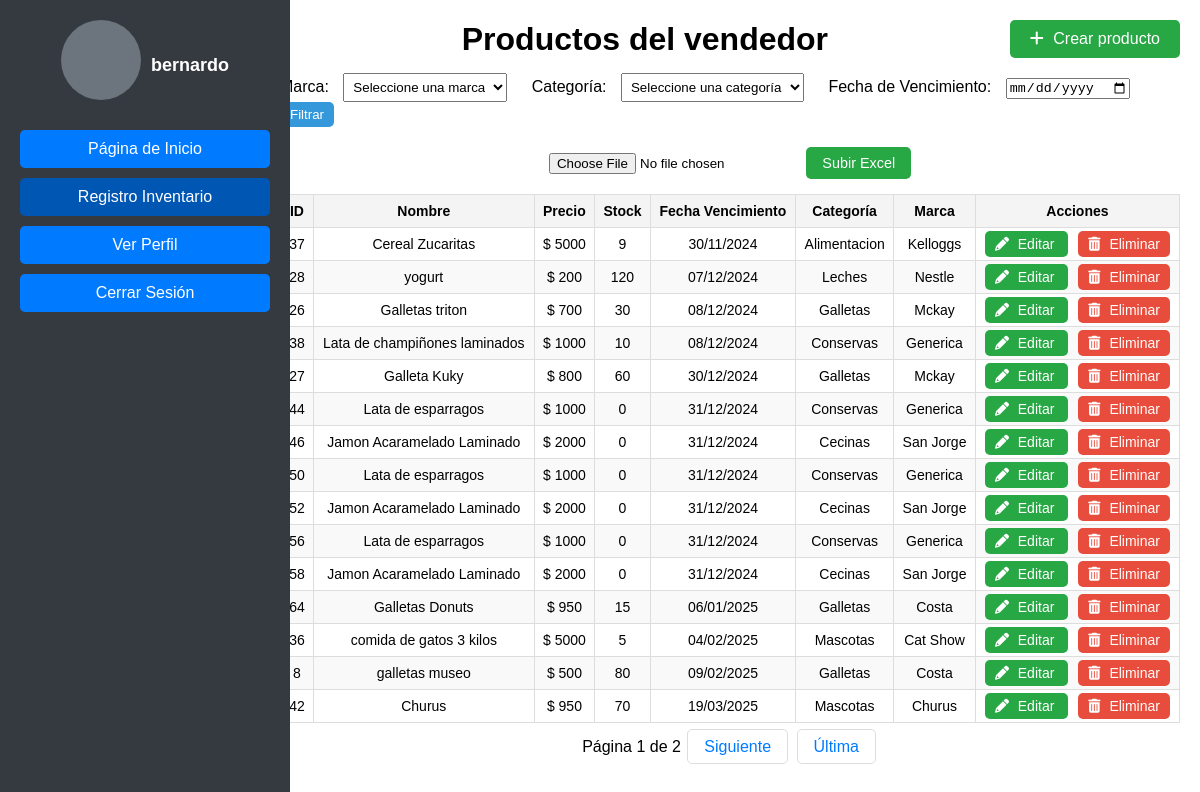
The app's page /vendedor/ (signed in), older data.
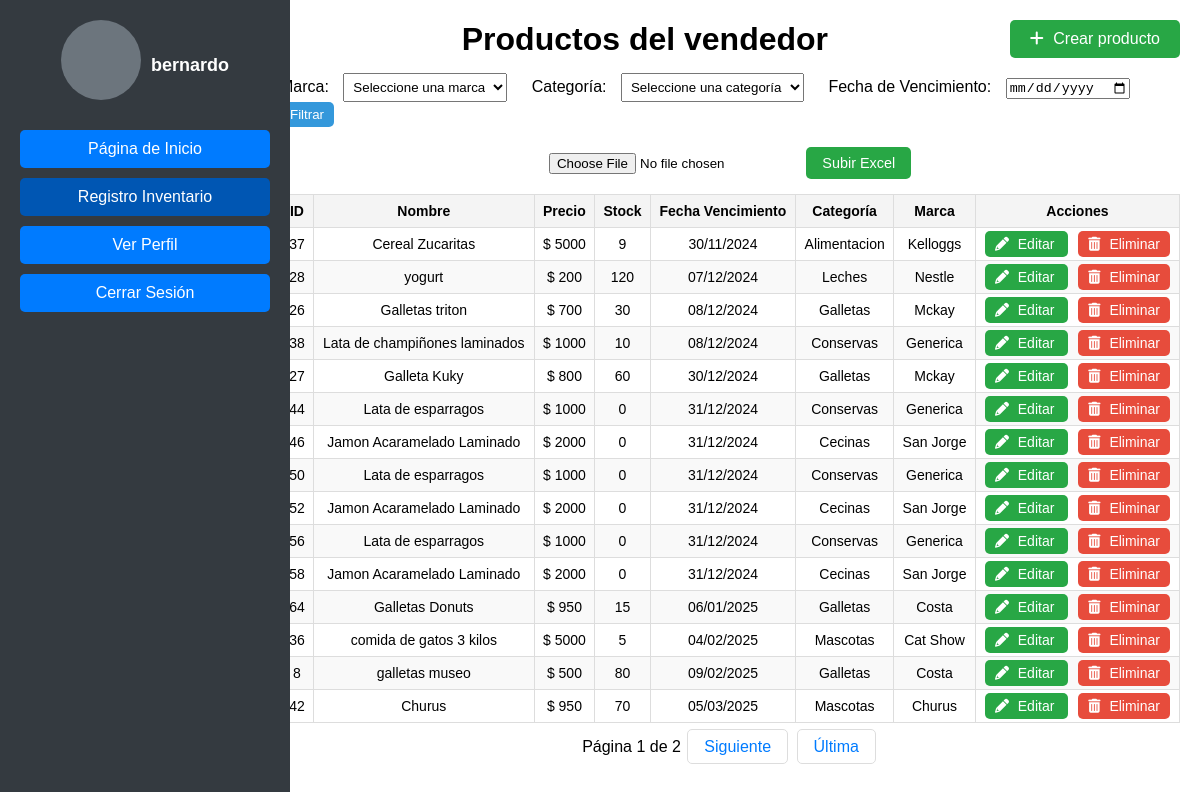
The same page, newer data.
### pagina/models.py (models this page shows, shortened)
class Producto(models.Model):
    nombre = models.CharField(max_length=100)
    precio = models.DecimalField(max_digits=10, decimal_places=4)
    stock = models.IntegerField()
    descripcion = models.TextField()
    marca = models.ForeignKey(Marca, on_delete=models.CASCADE)
    categoria = models.ForeignKey(Categoria, null=True, blank=True, on_delete=models.SET_NULL)
    fecha_vencimiento = models.DateField(default=timezone.now)

class Categoria(models.Model):
    nombre = models.CharField(max_length=100)

class Marca(models.Model):
    nombre = models.CharField(max_length=100)

### pagina/views.py (the view)
# urls.py: path('vendedor/', vendedor, name='vendedor'),
@login_required
def vendedor(request):
    productos = Producto.objects.all()
    marca_id = request.GET.get('marca')
    if marca_id:
        productos = productos.filter(marca_id=marca_id)
    categoria_id = request.GET.get('categoria')
    if categoria_id:
        productos = productos.filter(categoria_id=categoria_id)
    productos = productos.order_by('fecha_vencimiento')
    paginator = Paginator(productos, 15)  # 15 productos por página
    page_number = request.GET.get('page')
    page_obj = paginator.get_page(page_number)
    marcas = Marca.objects.all()
    categorias = Categoria.objects.all()
    return render(request, 'vendedor.html', {
        'page_obj': page_obj,
        'marcas': marcas,
        'categorias': categorias
    })

### pagina/templates/vendedor.html (shortened to what this page needs)
<!DOCTYPE html>
<!DOCTYPE html>
<html lang="es">
<head>
    {% load static %}
    <link rel="stylesheet" href="{% static 'css/vendedor.css' %}">
    <link rel="stylesheet" href="https://cdnjs.cloudflare.com/ajax/libs/font-awesome/6.0.0-beta3/css/all.min.css">
    <link rel="stylesheet" href="{% static 'css/lateral.css' %}">
</head>
<body>
    <div class="sidebar">
        <div class="perfil">
            <div class="perfil-imagen"></div>
            <p>
                {% if user.is_authenticated %}
                    {{ user.username }}
                {% else %}
                    Invitado
                {% endif %}
            </p>
        </div>
        <ul>
            <li><a href="{% url 'adminpage' %}">Página de Inicio</a></li>
            <li><a href="{% url 'vendedor' %}" class="active">Registro Inventario</a></li>
            <li><a href="{% url 'verPerfil' %}" class="btn-primary">Ver Perfil</a></li>
            <li>
                <form action="{% url 'logout' %}" method="post">
                    <button type="submit" class="btn">Cerrar Sesión</button>
                </form>
            </li>
        </ul>
    </div>
    <div class="main-content">
        <div class="header">
            <h1>Productos del vendedor</h1>
            <a href="{% url 'crearproducto' %}" class="btn-create">
                <i class="fas fa-plus"></i> Crear producto
            </a>
        </div>
        <div class="filters">
            <form method="GET">
                <label for="marca">Marca:</label>
                <select name="marca" id="marca">
                    <option value="">Seleccione una marca</option>
                </select>
                <label for="categoria">Categoría:</label>
                <select name="categoria" id="categoria">
                    <option value="">Seleccione una categoría</option>
                </select>
                <label for="fecha_vencimiento">Fecha de Vencimiento:</label>
                <input type="date" name="fecha_vencimiento" id="fecha_vencimiento" value="{{ request.GET.fecha_vencimiento }}">
                <button type="submit" class="btn-filter">Filtrar</button>
            </form>
        </div>
        <div class="upload-form">
            <form method="POST" enctype="multipart/form-data" action="{% url 'cargar_excel' %}">
                <input type="file" name="excel_file" id="excel_file">
                <button type="submit">Subir Excel</button>
            </form>
        </div>
        <div class="table-container">
            <table class="product-table">
                <thead>
                    <tr>
                        <th>ID</th>
                        <th>Nombre</th>
                        <th>Precio</th>
                        <th>Stock</th>
                        <th>Fecha Vencimiento</th>
                        <th>Categoría</th>
                        <th>Marca</th>
                        <th>Acciones</th>
                    </tr>
                </thead>
                <tbody id="product-table-body">
                    {% for producto in page_obj %}
                        <tr>
                            <td>{{ producto.id }}</td>
                            <td>{{ producto.nombre }}</td>
                            <td>$ {{ producto.precio|floatformat:0 }}</td>
                            <td>{{ producto.stock }}</td>
                            <td>{{ producto.fecha_vencimiento|date:"d/m/Y" }}</td>
                            <td>{{ producto.categoria.nombre }}</td>
                            <td>{{ producto.marca.nombre }}</td>
                            <td>
                                <a href="{% url 'editar_producto' producto.id %}" class="btn-edit">
                                    <i class="fas fa-pencil-alt"></i> Editar
                                </a>
                                <a href="#" class="btn-delete" data-id="{{ producto.id }}">
                                    <i class="fas fa-trash-alt"></i> Eliminar
                                </a>
                            </td>
                        </tr>
                    {% empty %}
                        <tr>
                            <td colspan="8">No hay productos disponibles.</td>
                        </tr>
                    {% endfor %}
                </tbody>
            </table>
        </div>
        <div class="pagination">
            <span>Página {{ page_obj.number }} de {{ page_obj.paginator.num_pages }}</span>
            {% if page_obj.has_next %}
                <a href="?page={{ page_obj.next_page_number }}">Siguiente</a>
                <a href="?page={{ page_obj.paginator.num_pages }}">Última</a>
            {% endif %}
        </div>
    </div>
</body>
</html>

### pagina/static/css/vendedor.css (style rules this page uses)
body { margin: 0; font-family: Arial, sans-serif; display: flex; }
.main-content { flex-grow: 1; padding: 20px; }
.header { display: flex; justify-content: space-between; align-items: center; margin-bottom: 20px; }
.header h1 { margin: 0; }
.btn-create { background-color: #28a745; color: white; padding: 10px 20px; text-decoration: none; border-radius: 5px; font-size: 16px; }
.btn-create i { margin-right: 5px; }
.filters { margin-bottom: 20px; }
.filters label { margin-right: 10px; }
.filters select { padding: 5px; margin-right: 20px; }
.filters .btn-filter { padding: 5px 10px; background-color: #3498db; color: white; border: none; border-radius: 5px; }
.product-table { width: 100%; border-collapse: collapse; margin-bottom: 20px; }
.product-table th, .product-table td { padding: 10px; text-align: center; border: 1px solid #ddd; }
.product-table th { background-color: #f4f4f4; }
.product-table td a { text-decoration: none; color: white; padding: 5px 10px; border-radius: 5px; }
.btn-edit { background-color: #28a745; margin-right: 10px; }
.btn-delete { background-color: #e74c3c; }
.btn-edit i, .btn-delete i { margin-right: 5px; }
.pagination { text-align: center; margin-top: 20px; }
.product-table { width: 90%; max-width: 1000px; margin: auto; border-collapse: collapse; font-size: 14px; }
.product-table th { padding: 8px; text-align: left; background-color: #f2f2f2; }
.product-table td { padding: 6px; text-align: left; border-bottom: 1px solid #ddd; }
.product-table tr { height: 30px; }
.product-table { border-spacing: 2px; }
.perfil { display: flex; align-items: center; justify-content: center; flex-direction: row; margin-bottom: 20px; }
.perfil-imagen { width: 80px; height: 80px; background-color: #6c757d; border-radius: 50%; margin-right: 10px; }
h1 { text-align: center; }

### pagina/static/css/lateral.css (style rules this page uses)
.sidebar { width: 250px; height: 100vh; background-color: #333; display: flex; flex-direction: column; align-items: center; padding-top: 20px; }
.perfil { text-align: center; margin-bottom: 20px; }
.perfil-imagen { width: 80px; height: 80px; border-radius: 50%; margin-bottom: 10px; }
.perfil p { color: #fff; font-size: 18px; font-weight: bold; }
.sidebar ul { list-style-type: none; padding: 0; width: 100%; }

### pagina/templates/vendedor.html (style rules this page uses)
.sidebar { display: flex; flex-direction: column; align-items: center; width: 250px; background-color: #343a40; color: white; padding: 20px; height: 100%; position: fixed; }
.sidebar ul { display: flex; flex-direction: column; align-items: center; padding: 0; margin: 0; list-style: none; width: 100%; }
.sidebar ul li { width: 100%; margin-bottom: 10px; text-align: center; }
.sidebar ul li a, .sidebar ul li button { width: 100%; padding: 10px; border-radius: 5px; color: white; background-color: #007bff; text-decoration: none; text-align: center; font-size: 1rem; display: block; box-sizing: border-box; }
.sidebar ul li a.active { background-color: #0056b3; }
.sidebar ul li a.btn-primary { background-color: #007bff; }
.sidebar ul li button { background-color: #007bff; border: none; cursor: pointer; }
.main-content { margin-left: 260px; padding: 20px; display: flex; flex-direction: column; align-items: center; flex: 1; }
.header { display: flex; justify-content: space-between; align-items: center; margin-bottom: 15px; width: 100%; }
.header h1 { flex: 1; text-align: center; margin: 0; }
.upload-form { display: flex; justify-content: center; gap: 10px; align-items: center; margin-bottom: 15px; }
.upload-form button { background-color: #28a745; color: white; padding: 8px 16px; border-radius: 5px; border: none; cursor: pointer; font-size: 0.9rem; }
.table-container { width: 100%; overflow-x: auto; }
.product-table { width: 100%; border-collapse: collapse; }
.product-table th, .product-table td { border: 1px solid #ddd; padding: 8px; text-align: center; }
.product-table th { background-color: #f4f4f4; }
.product-table td { word-wrap: break-word; white-space: normal; }
.product-table tr:nth-child(even) { background-color: #f9f9f9; }
.pagination { margin-top: 15px; text-align: center; }
.pagination a { padding: 8px 16px; margin: 0 2px; border: 1px solid #ddd; border-radius: 5px; text-decoration: none; color: #007bff; }

Row changes from the older to the newer data that the page shows:
changed Producto "Churus": fecha_vencimiento "19/03/2025" → "05/03/2025"
